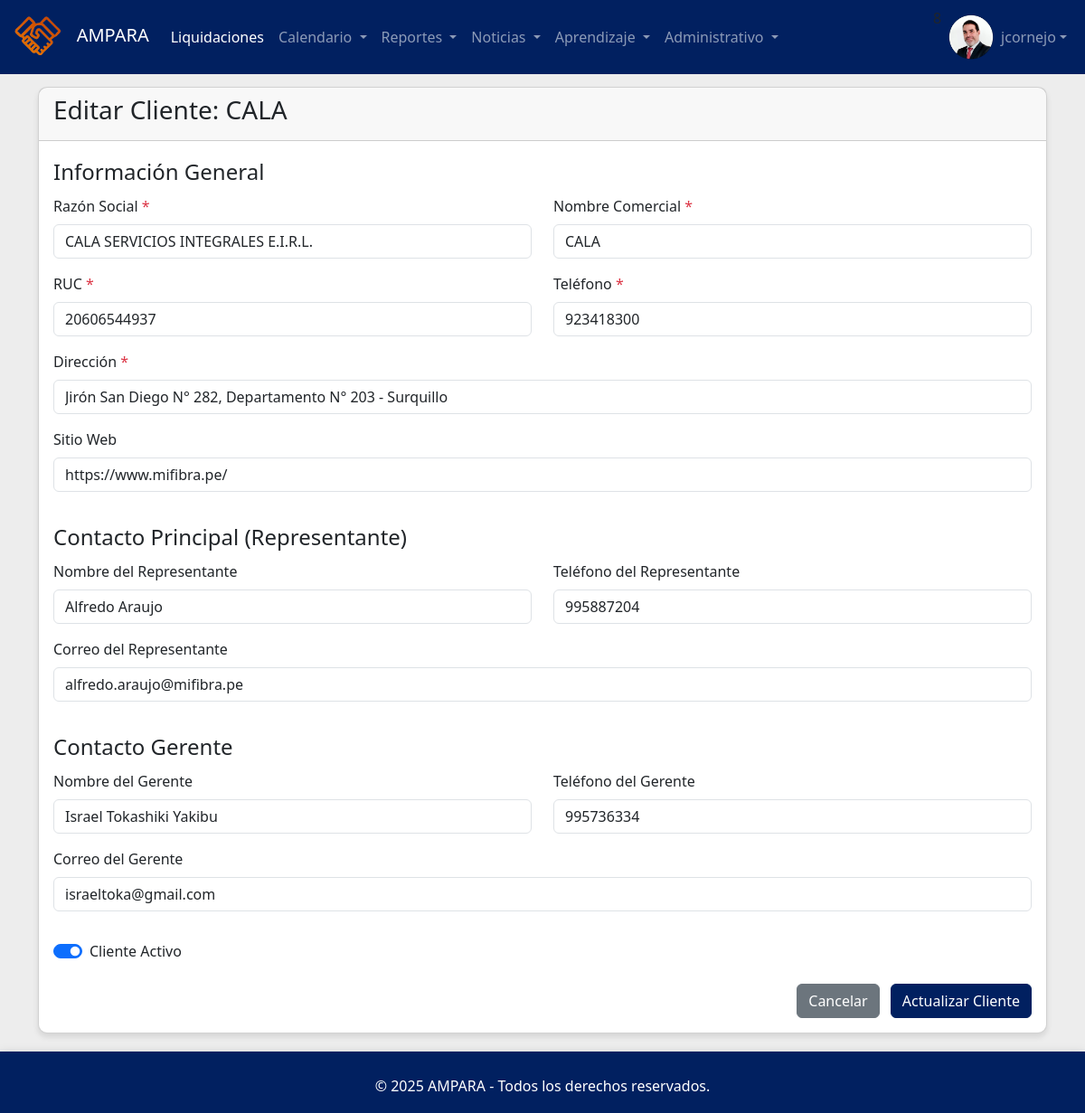
The page /editar_cliente.php?id=1 (signed in) on the database its author committed.
### tables this page shows
CREATE TABLE `empleado` (
  `idempleado` int(11) NOT NULL,
  `nombres` varchar(100) NOT NULL,
  `paterno` varchar(50) NOT NULL,
  `materno` varchar(50) NOT NULL,
  `nombrecorto` varchar(50) DEFAULT NULL,
  `dni` varchar(10) NOT NULL,
  `nacimiento` date NOT NULL,
  `lugarnacimiento` varchar(100) NOT NULL,
  `domicilio` varchar(150) NOT NULL,
  `estadocivil` varchar(50) NOT NULL,
  `correopersonal` varchar(100) NOT NULL,
  `correocorporativo` varchar(100) NOT NULL,
  `telcelular` varchar(15) NOT NULL,
  `telfijo` varchar(10) NOT NULL,
  `horasmeta` int(11) NOT NULL DEFAULT 30,
  `area` varchar(50) NOT NULL,
  `cargo` varchar(50) NOT NULL,
  `derechohabiente` varchar(50) NOT NULL,
  `cantidadhijos` int(11) NOT NULL,
  `contactoemergencia` varchar(100) NOT NULL,
  `nivelestudios` varchar(50) NOT NULL,
  `regimenpension` varchar(50) NOT NULL,
  `fondopension` varchar(50) NOT NULL,
  `cussp` varchar(50) NOT NULL,
  `modalidad` varchar(50) NOT NULL,
  `rutafoto` varchar(250) NOT NULL,
  `activo` int(11) NOT NULL,
  `editor` int(11) NOT NULL DEFAULT 0,
  `registrado` timestamp NOT NULL DEFAULT current_timestamp(),
  `modificado` timestamp NOT NULL DEFAULT current_timestamp()
);

CREATE TABLE `cliente` (
  `idcliente` int(11) NOT NULL,
  `razonsocial` varchar(50) NOT NULL,
  `nombrecomercial` varchar(50) NOT NULL,
  `ruc` varchar(15) NOT NULL,
  `direccion` varchar(150) NOT NULL,
  `telefono` varchar(15) NOT NULL,
  `sitioweb` varchar(150) NOT NULL,
  `representante` varchar(100) NOT NULL,
  `telrepresentante` varchar(15) NOT NULL,
  `correorepre` varchar(150) NOT NULL,
  `gerente` varchar(150) NOT NULL,
  `telgerente` varchar(15) NOT NULL,
  `correogerente` varchar(150) NOT NULL,
  `activo` int(11) NOT NULL DEFAULT 1,
  `editor` int(11) NOT NULL DEFAULT 1,
  `registrado` timestamp NOT NULL DEFAULT current_timestamp(),
  `modificado` timestamp NOT NULL DEFAULT current_timestamp()
);

### funciones.php (called while the page is built, shortened)
<?php
require_once 'conexion.php';
function obtenerClientePorId($idcliente) {
    global$pdo;
   $sql = "SELECT * FROM cliente WHERE idcliente = :idcliente";
   $stmt =$pdo->prepare($sql);
   $stmt->execute([':idcliente' =>$idcliente]);
    return$stmt->fetch(PDO::FETCH_ASSOC);
}
?>

### editar_cliente.php (the view, shortened to what this page needs)
<?php
require_once 'includes/header.php';
require_once 'funciones.php';
$cliente_actual = null;
$error_carga = '';
if (isset($_GET['id'])) {
    $idcliente = filter_var($_GET['id'], FILTER_VALIDATE_INT);
    if ($idcliente) {
        $cliente_actual = obtenerClientePorId($idcliente);
    } else {
        $error_carga = "ID de cliente no válido.";
        $_SESSION['mensaje_error'] = $error_carga;
    }
} else {
    $error_carga = "No se proporcionó ID de cliente.";
    $_SESSION['mensaje_error'] = $error_carga;
}
?>
<div class="container mt-4">
    <div class="card">
        <div class="card-header">
            <h3>Editar Cliente: <?php echo htmlspecialchars($cliente_actual['nombrecomercial'] ?? 'N/A'); ?></h3>
        </div>
        <div class="card-body">
            <?php if (!empty($error_carga) && !$cliente_actual): ?>
                <div class="alert alert-danger"><?php echo htmlspecialchars($error_carga); ?></div>
                <a href="clientes.php" class="btn btn-primary">Volver a la lista</a>
            <?php elseif (!$cliente_actual && isset($_GET['id'])): ?>
                 <div class="alert alert-danger">No se pudieron cargar los datos del cliente. Verifique el ID.</div>
                <a href="clientes.php" class="btn btn-primary">Volver a la lista</a>
            <?php elseif ($cliente_actual): ?>
            <form id="formCliente" action="procesar_cliente.php" method="POST">
                <fieldset class="mb-3">
                    <legend>Información General</legend>
                    <div class="row">
                        <div class="col-md-6 mb-3">
                            <label for="razonsocial" class="form-label">Razón Social <span class="text-danger">*</span></label>
                            <input type="text" class="form-control" id="razonsocial" name="razonsocial" required maxlength="50" value="<?php echo htmlspecialchars($cliente_actual['razonsocial'] ?? ''); ?>">
                        </div>
                        <div class="col-md-6 mb-3">
                            <label for="nombrecomercial" class="form-label">Nombre Comercial <span class="text-danger">*</span></label>
                            <input type="text" class="form-control" id="nombrecomercial" name="nombrecomercial" required maxlength="50" value="<?php echo htmlspecialchars($cliente_actual['nombrecomercial'] ?? ''); ?>">
                        </div>
                    </div>
                    <div class="row">
                        <div class="col-md-6 mb-3">
                            <label for="ruc" class="form-label">RUC <span class="text-danger">*</span></label>
                            <input type="text" class="form-control" id="ruc" name="ruc" required maxlength="15" value="<?php echo htmlspecialchars($cliente_actual['ruc'] ?? ''); ?>">
                        </div>
                        <div class="col-md-6 mb-3">
                            <label for="telefono" class="form-label">Teléfono <span class="text-danger">*</span></label>
                            <input type="tel" class="form-control" id="telefono" name="telefono" required maxlength="15" value="<?php echo htmlspecialchars($cliente_actual['telefono'] ?? ''); ?>">
                        </div>
                    </div>
                    <div class="mb-3">
                        <label for="direccion" class="form-label">Dirección <span class="text-danger">*</span></label>
                        <input type="text" class="form-control" id="direccion" name="direccion" required maxlength="150" value="<?php echo htmlspecialchars($cliente_actual['direccion'] ?? ''); ?>">
                    </div>
                    <div class="mb-3">
                        <label for="sitioweb" class="form-label">Sitio Web</label>
                        <input type="url" class="form-control" id="sitioweb" name="sitioweb" maxlength="150" placeholder="https://www.ejemplo.com" value="<?php echo htmlspecialchars($cliente_actual['sitioweb'] ?? ''); ?>">
                    </div>
                </fieldset>
                <fieldset class="mb-3">
                    <legend>Contacto Principal (Representante)</legend>
                    <div class="row">
                        <div class="col-md-6 mb-3">
                            <label for="representante" class="form-label">Nombre del Representante</label>
                            <input type="text" class="form-control" id="representante" name="representante" maxlength="100" value="<?php echo htmlspecialchars($cliente_actual['representante'] ?? ''); ?>">
                        </div>
                        <div class="col-md-6 mb-3">
                            <label for="telrepresentante" class="form-label">Teléfono del Representante</label>
                            <input type="tel" class="form-control" id="telrepresentante" name="telrepresentante" maxlength="15" value="<?php echo htmlspecialchars($cliente_actual['telrepresentante'] ?? ''); ?>">
                        </div>
                    </div>
                    <div class="mb-3">
                        <label for="correorepre" class="form-label">Correo del Representante</label>
                        <input type="email" class="form-control" id="correorepre" name="correorepre" maxlength="150" value="<?php echo htmlspecialchars($cliente_actual['correorepre'] ?? ''); ?>">
                    </div>
                </fieldset>
                <fieldset class="mb-3">
                    <legend>Contacto Gerente</legend>
                    <div class="row">
                        <div class="col-md-6 mb-3">
                            <label for="gerente" class="form-label">Nombre del Gerente</label>
                            <input type="text" class="form-control" id="gerente" name="gerente" maxlength="150" value="<?php echo htmlspecialchars($cliente_actual['gerente'] ?? ''); ?>">
                        </div>
                        <div class="col-md-6 mb-3">
                            <label for="telgerente" class="form-label">Teléfono del Gerente</label>
                            <input type="tel" class="form-control" id="telgerente" name="telgerente" maxlength="15" value="<?php echo htmlspecialchars($cliente_actual['telgerente'] ?? ''); ?>">
                        </div>
                    </div>
                    <div class="mb-3">
                        <label for="correogerente" class="form-label">Correo del Gerente</label>
                        <input type="email" class="form-control" id="correogerente" name="correogerente" maxlength="150" value="<?php echo htmlspecialchars($cliente_actual['correogerente'] ?? ''); ?>">
                    </div>
                </fieldset>
                <div class="mb-3">
                    <div class="form-check form-switch">
                        <input class="form-check-input" type="checkbox" role="switch" id="activo" name="activo" value="1" <?php echo (isset($cliente_actual['activo']) && $cliente_actual['activo'] == 1) ? 'checked' : ''; ?>>
                        <label class="form-check-label" for="activo">Cliente Activo</label>
                    </div>
                </div>
                <div class="mt-4 text-end">
                    <button type="button" id="btnCancelarCliente" class="btn btn-secondary me-2">Cancelar</button>
                    <button type="submit" class="btn btn-primary">Actualizar Cliente</button>
                </div>
            </form>
            <?php else: ?>
                <div class="alert alert-warning">No se proporcionó un ID de cliente válido o el cliente no fue encontrado.</div>
                <a href="clientes.php" class="btn btn-primary">Volver a la lista</a>
            <?php endif; ?>
        </div>
    </div>
</div>
<?php
require_once 'includes/footer.php';
?>

### includes/header.php (shortened to what this page needs)
<?php
require_once 'conexion.php';
$ruta_foto_usuario = 'img/fotos/empleados/usuario01.png';
$nombre_usuario_display = 'Usuario';
$tipo_usuario_actual = null;
if (isset($_SESSION['idusuario'])) {
    if (isset($_SESSION['nombre_usuario'])) {
        $nombre_usuario_display = htmlspecialchars($_SESSION['nombre_usuario']);
    }
    if (isset($_SESSION['idemp']) && $pdo) {
        try {
            $stmt_foto = $pdo->prepare("SELECT rutafoto FROM empleado WHERE idempleado = :idemp AND activo = 1");
            $stmt_foto->bindParam(':idemp', $_SESSION['idemp']);
            $stmt_foto->execute();
            $empleado_info = $stmt_foto->fetch(PDO::FETCH_ASSOC);
            if ($empleado_info && !empty($empleado_info['rutafoto'])) {
                $ruta_foto_usuario = htmlspecialchars($empleado_info['rutafoto']);
            }
        } catch (PDOException $e) {
            error_log("Error al obtener rutafoto: " . $e->getMessage());
        }
    }
    if (isset($_SESSION['tipo_usuario'])) {
        $tipo_usuario_actual = $_SESSION['tipo_usuario'];
    }
}
?>
<!DOCTYPE html>
<html lang="es">
<head>
    <link href="https://cdn.jsdelivr.net/npm/bootstrap@5.3.0/dist/css/bootstrap.min.css" rel="stylesheet">
    <link rel="stylesheet" href="https://cdnjs.cloudflare.com/ajax/libs/font-awesome/6.0.0/css/all.min.css">
    <link rel="stylesheet" href="https://cdn.datatables.net/1.11.5/css/dataTables.bootstrap5.min.css">
    <link rel="stylesheet" href="css/estilo.css">
</head>
<body>
    <nav class="navbar navbar-expand-lg navbar-dark bg-primary fixed-top">
        <div class="container-fluid">
            <a class="navbar-brand" href="index.php">
                <img src="img/logo_0.png" alt="Logo" style="height: 50px; margin-right: 10px;">
               AMPARA
            </a>
            <div class="collapse navbar-collapse" id="navbarNavPrincipal">
                <ul class="navbar-nav me-auto mb-2 mb-lg-0">
                    <li class="nav-item">
                        <a class="nav-link active" aria-current="page" href="liquidaciones.php">Liquidaciones</a>
                    </li>
                     <li class="nav-item dropdown">
                        <a class="nav-link dropdown-toggle" href="#" id="navbarDropdownCalendario" role="button" data-bs-toggle="dropdown" aria-expanded="false">
                            Calendario
                        </a>
                    </li>
                    <li class="nav-item dropdown">
                        <a class="nav-link dropdown-toggle" href="#" id="navbarDropdownReportes" role="button" data-bs-toggle="dropdown" aria-expanded="false">
                            Reportes
                        </a>
                    </li>
                    <li class="nav-item dropdown">
                        <a class="nav-link dropdown-toggle" href="#" id="navbarDropdownNoticias" role="button" data-bs-toggle="dropdown" aria-expanded="false">
                            Noticias
                        </a>
                    </li>
                      <li class="nav-item dropdown">
                        <a class="nav-link dropdown-toggle" href="#" id="navbarDropdownAprendizaje" role="button" data-bs-toggle="dropdown" aria-expanded="false">
                            Aprendizaje
                        </a>
                    </li>
                    <?php if ($tipo_usuario_actual == 1):  ?>
                    <li class="nav-item dropdown">
                        <a class="nav-link dropdown-toggle" href="#" id="navbarDropdownAdministrativo" role="button" data-bs-toggle="dropdown" aria-expanded="false">
                            Administrativo
                        </a>
                    </li>
                    <?php endif;?>
                </ul>
                <ul class="navbar-nav ms-auto">
                    <?php if (isset($_SESSION['idusuario'])): echo $_SESSION['idemp'];?>
                        <li class="nav-item dropdown">
                            <a class="nav-link dropdown-toggle d-flex align-items-center" href="#" id="navbarDropdownUser" role="button" data-bs-toggle="dropdown" aria-expanded="false">
                                <img  src="<?php echo $ruta_foto_usuario; ?>" alt="Foto de perfil" class="rounded-circle me-2 user-avatar"  style="height: 50px; width: 50px;">
                                <?php echo $nombre_usuario_display; ?>
                            </a>
                        </li>
                    <?php else: ?>
                        <li class="nav-item">
                            <a class="nav-link" href="../login.php">Iniciar Sesión</a>
                        </li>
                    <?php endif; ?>
                </ul>
            </div>
        </div>
    </nav>
    <div class="container-fluid main-content">
    </div>

### css/estilo.css (style rules this page uses)
:root { --color-primary: #012060; --color-secondary: #f28120; --color-light: #ededed; --color-white: #ffffff; }
body { background-color: var(--color-light); }
.bg-primary { background-color: var(--color-primary) !important; }
.btn-primary { background-color: var(--color-primary); border-color: var(--color-primary); }
.card { border-radius: 10px; box-shadow: 0 4px 6px rgba(0, 0, 0, 0.1); margin-bottom: 20px; }

### includes/header.php (style rules this page uses)
body { padding-top: 56px; }
.user-avatar { width: 32px; height: 32px; object-fit: cover; }
.main-content { padding-top: 1rem; }

### rows shown on the page
empleado: rutafoto (picture)
cliente: nombrecomercial "CALA", razonsocial "CALA SERVICIOS INTEGRALES E.I.R.L.", ruc "20606544937", telefono "923418300", direccion "Jirón San Diego N° 282, Departamento N° 203 - Surquillo", sitioweb "https://www.mifibra.pe/", representante "Alfredo Araujo", telrepresentante "995887204", correorepre "alfredo.araujo@mifibra.pe", gerente "Israel Tokashiki Yakibu", telgerente "995736334", correogerente "israeltoka@gmail.com", activo "☑"

### other values the page prints
$nombre_usuario_display "jcornejo"
